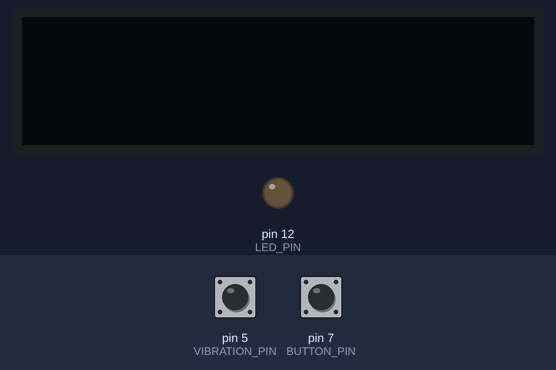
The sketch below on a simulated Arduino Uno, built with avr-gcc and run on an emulated ATmega328P. Shown: 128×32 one-colour display, output pins drawn as LEDs (lit = HIGH). The test bench sets the inputs (shaded band); at power-on: pin 7 (BUTTON_PIN) HIGH, pin 5 (VIBRATION_PIN) LOW. The display library's start-up logo is not drawn.

Above: at 1.7 s.
1.8 s: pin 7 (BUTTON_PIN) pulled LOW for 1 s
At 3.9 s:
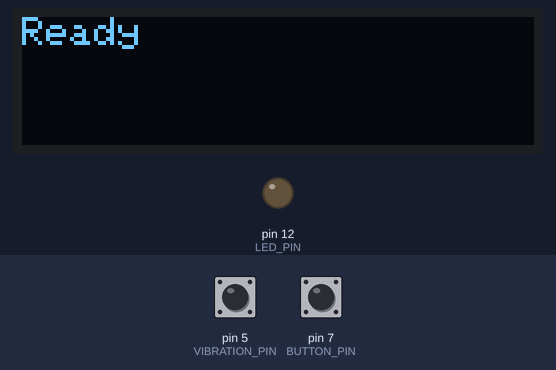
4.3 s: pin 5 (VIBRATION_PIN) pulsed HIGH 2 times (0.12 s each, 0.3 s apart)
At 6.9 s:
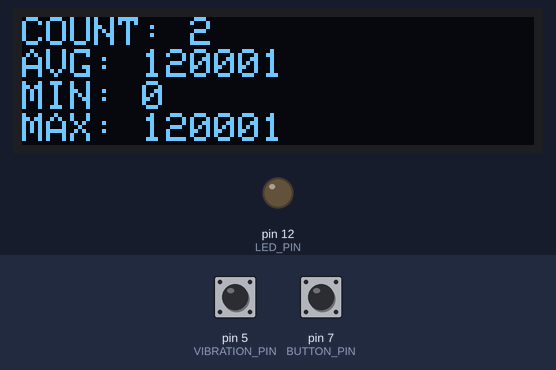
7.2 s: pin 7 (BUTTON_PIN) pulled LOW for 3.2 s
At 8.9 s:
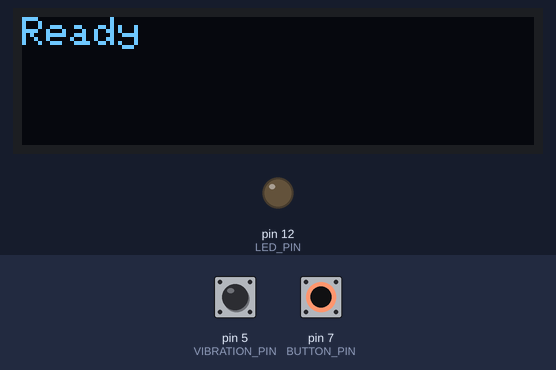
Timing chart, 0 to 10.4 s (numbered marks = the images above; inputs shaded):
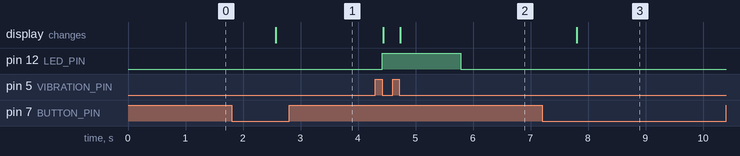

The sketch:

arduino-vibration-sensor-oled-monitor.ino
```cpp
/*
 * Vibration sensor monitor
 *
 * Measures how long an SW-420 vibration switch stays closed each time it
 * triggers, and keeps a running count, average, minimum and maximum on a
 * 128x32 OLED. Hold the button down to reset the statistics.
 *
 * Board: Arduino Nano or Uno
 * Wiring: vibration switch on D5, LED on D12, reset button on D7
 */

#include <Wire.h>
#include <Adafruit_GFX.h>
#include <Adafruit_SSD1306.h>

#define SCREEN_WIDTH   128
#define SCREEN_HEIGHT  32
#define OLED_RESET     -1
#define OLED_ADDRESS   0x3C

#define LED_PIN        12
#define BUTTON_PIN     7
#define VIBRATION_PIN  5

Adafruit_SSD1306 display(SCREEN_WIDTH, SCREEN_HEIGHT, &Wire, OLED_RESET);

long vibrationSum = 0;
long vibrationCount = 0;
long vibrationMax = 0;
long vibrationMin = 0;

void setup() {
  Serial.begin(9600);

  pinMode(LED_PIN, OUTPUT);
  pinMode(BUTTON_PIN, INPUT_PULLUP);
  pinMode(VIBRATION_PIN, INPUT);

  display.begin(SSD1306_SWITCHCAPVCC, OLED_ADDRESS);
  display.display();
  delay(250);
  display.clearDisplay();
  display.display();
  delay(250);
}

void loop() {
  // The button is a reset: pulled low while held.
  if (!digitalRead(BUTTON_PIN)) {
    vibrationSum = 0;
    vibrationCount = 0;
    vibrationMax = 0;
    vibrationMin = 0;
    printOled("Ready");
    delay(200);
    return;
  }

  long pulseUs = pulseIn(VIBRATION_PIN, HIGH);
  if (pulseUs == 0) {
    digitalWrite(LED_PIN, LOW);
    return;
  }

  digitalWrite(LED_PIN, HIGH);

  if (vibrationCount > 10 && vibrationMin == 0) {
    vibrationMin = pulseUs;
  }
  if (pulseUs < vibrationMin) {
    vibrationMin = pulseUs;
  }
  if (pulseUs > vibrationMax) {
    vibrationMax = pulseUs;
  }

  vibrationSum += pulseUs;
  vibrationCount++;

  long average = vibrationSum / vibrationCount;

  char buffer[80];
  snprintf(buffer, sizeof(buffer), "COUNT: %ld\nAVG: %ld\nMIN: %ld\nMAX: %ld",
           vibrationCount, average, vibrationMin, vibrationMax);
  printOled(buffer);

  delay(50);
}

void printOled(const String &text) {
  display.clearDisplay();
  display.setTextSize(1);
  display.setTextColor(SSD1306_WHITE);
  display.setCursor(0, 0);
  display.print(text);
  display.display();
}
```

Measured:
- after the input at 1.8 s, the display: changes after 0.77 s (image 1)
- after the input at 4.3 s, pin 12 (LED_PIN): LOW → HIGH after 0.12 s, → LOW 1.4 s later; the display: first changes after 0.14 s (image 2 shows a later state)
- after the input at 7.2 s, the display: changes after 0.60 s (image 3)
